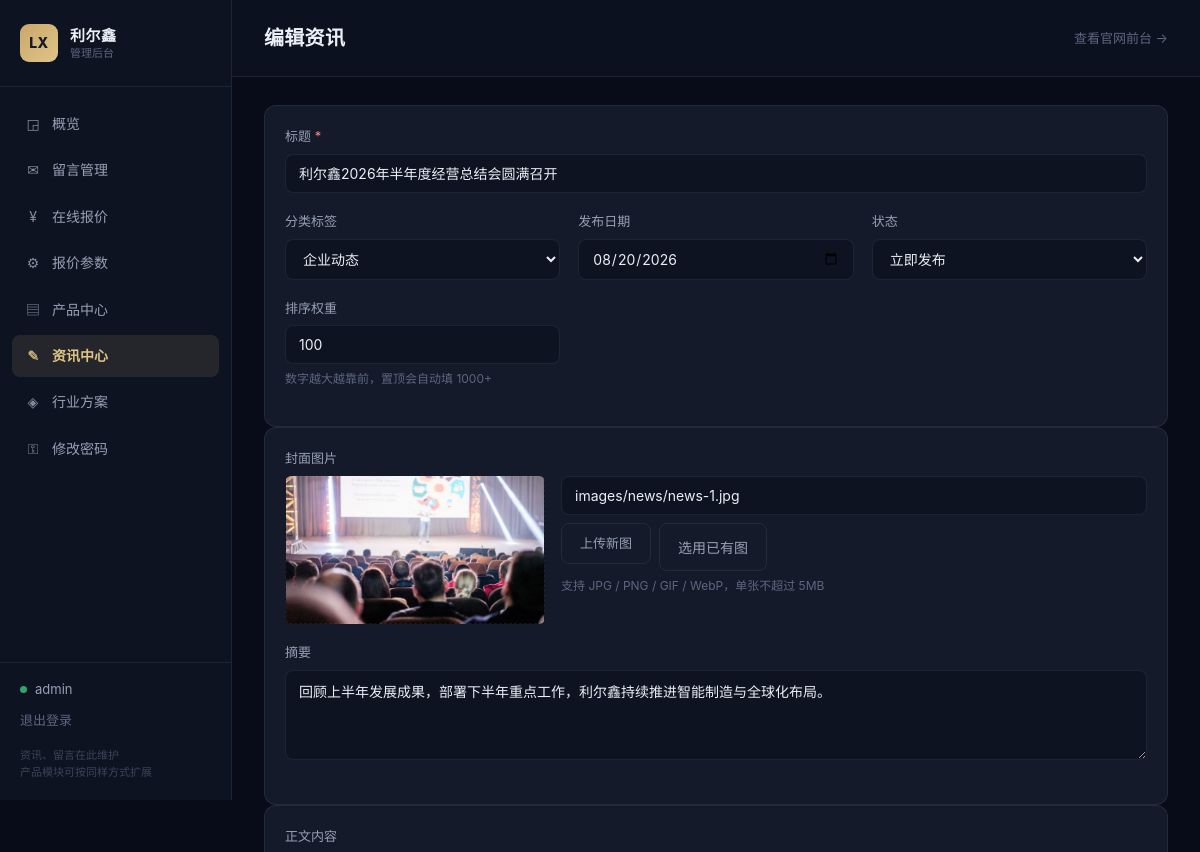
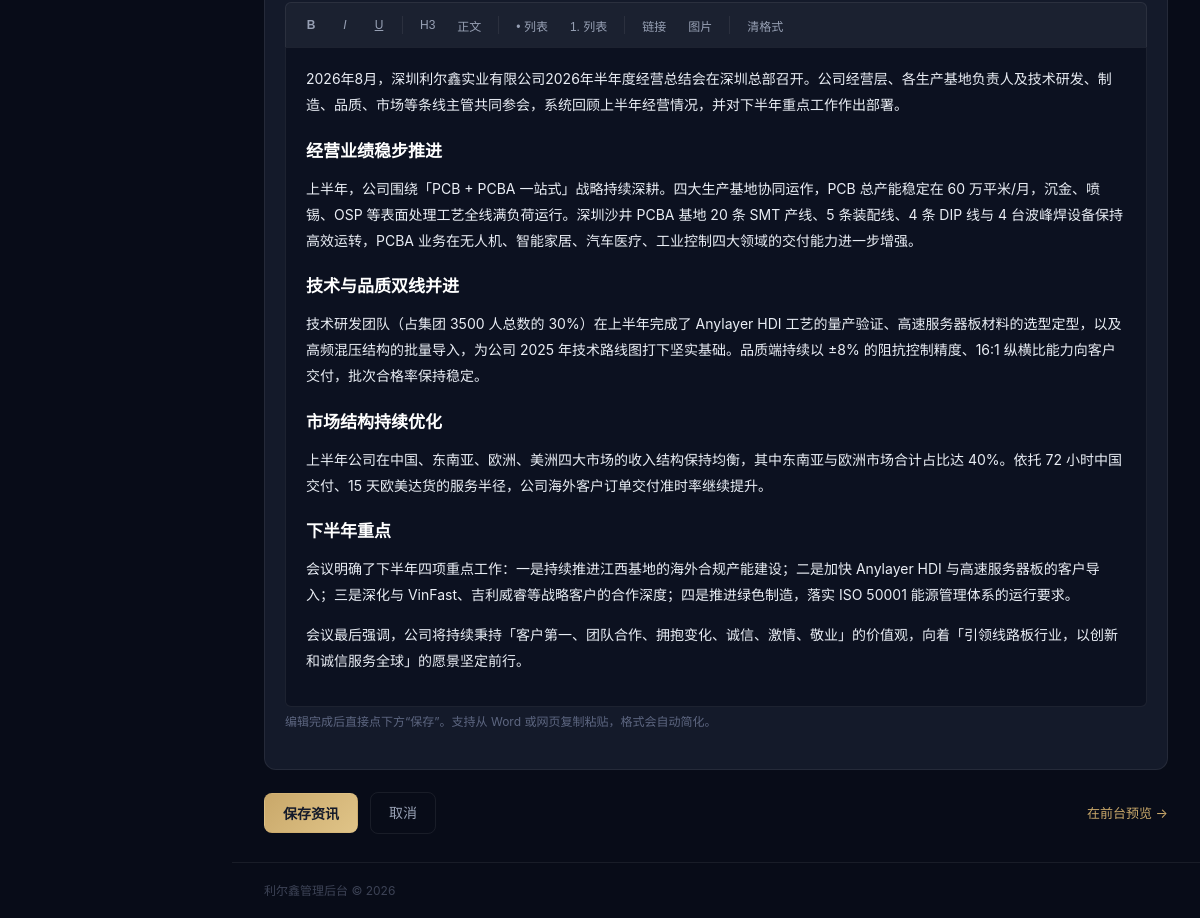
Screenshot of /admin/news.php?edit=1 (signed in) with the database file from the repository (2 pictures, top to bottom).
### tables this page shows
CREATE TABLE IF NOT EXISTS `news` (
  `id` INT UNSIGNED NOT NULL AUTO_INCREMENT,
  `slug` VARCHAR(120) NOT NULL DEFAULT '' COMMENT '自定义标识，用于幂等导入',
  `title` VARCHAR(200) NOT NULL COMMENT '标题',
  `tag` VARCHAR(30) NOT NULL DEFAULT '' COMMENT '分类：企业动态/技术前沿/资质荣誉 等',
  `cover` VARCHAR(255) NOT NULL DEFAULT '' COMMENT '封面图路径，如 images/news/news-1.jpg',
  `excerpt` VARCHAR(500) NOT NULL DEFAULT '' COMMENT '摘要',
  `content` MEDIUMTEXT NULL COMMENT '正文（富文本 HTML，保存时过白名单）',
  `published_date` DATE NOT NULL COMMENT '发布日期',
  `status` TINYINT(1) NOT NULL DEFAULT 1 COMMENT '状态 1已发布 0草稿',
  `sort_weight` INT NOT NULL DEFAULT 0 COMMENT '排序权重，越大越靠前',
  `views` INT UNSIGNED NOT NULL DEFAULT 0 COMMENT '浏览量',
  `created_at` DATETIME NOT NULL DEFAULT CURRENT_TIMESTAMP,
  `updated_at` DATETIME NOT NULL DEFAULT CURRENT_TIMESTAMP ON UPDATE CURRENT_TIMESTAMP,
  PRIMARY KEY (`id`),
  UNIQUE KEY `uk_slug` (`slug`),
  KEY `idx_status_date` (`status`, `published_date`),
  KEY `idx_sort` (`sort_weight`)
);

### inc/bootstrap.php (called while the page is built, shortened)
<?php
function site_base(): string
{
    $script = str_replace('\\', '/', (string) ($_SERVER['SCRIPT_NAME'] ?? '/'));
    $dir = str_replace('\\', '/', dirname($script));
    $base = dirname($dir);
    if ($base === '/' || $base === '.' || $base === '') {
        $base = '';
    }
    return $base;
}
function site_url(string $path): string
{
    return site_base() . '/' . ltrim($path, '/');
}
function front_url(string $hash = '#/'): string
{
    return site_url('index.html' . $hash);
}
function e(string $value): string
{
    return htmlspecialchars($value, ENT_QUOTES | ENT_SUBSTITUTE, 'UTF-8');
}

### admin/news.php (the view, shortened to what this page needs)
<?php
require __DIR__ . '/../inc/bootstrap.php';
require __DIR__ . '/../inc/admin_layout.php';
$pdo = db();
$editId = (int) ($_GET['edit'] ?? 0);
$isNew = isset($_GET['new']);
if ($editId > 0 || $isNew) {
    $item = [
        'id' => 0,
        'title' => '',
        'tag' => '企业动态',
        'cover' => '',
        'excerpt' => '',
        'content' => '',
        'published_date' => date('Y-m-d'),
        'status' => 1,
        'sort_weight' => 0,
    ];
    if ($editId > 0) {
        $st = $pdo->prepare('SELECT * FROM news WHERE id = ?');
        $st->execute([$editId]);
        $found = $st->fetch();
        $item = $found;
    }
    $tagOptions = ['企业动态', '技术前沿', '合作动态', '资质荣誉', '展会动态', '行业洞察'];
    admin_header($editId > 0 ? '编辑资讯' : '发布资讯', 'news.php');
    ?>
    <form method="post" id="newsForm" class="news-form">
        <div class="card">
            <div class="field">
                <label for="titleInput">标题 <span class="req">*</span></label>
                <input class="input" id="titleInput" name="title" type="text" maxlength="200"
                       required placeholder="请输入资讯标题"
                       value="<?= e($item['title']) ?>">
            </div>
            <div class="form-grid">
                <div class="field">
                    <label for="tagSelect">分类标签</label>
                    <select class="input" id="tagSelect" name="tag_select">
                        <?php foreach ($tagOptions as $opt): ?>
                            <option value="<?= e($opt) ?>" <?= $item['tag'] === $opt ? 'selected' : '' ?>><?= e($opt) ?></option>
                        <?php endforeach; ?>
                    </select>
                </div>
                <div class="field">
                    <label for="dateInput">发布日期</label>
                    <input class="input" id="dateInput" name="published_date" type="date"
                           value="<?= e($item['published_date']) ?>">
                </div>
                <div class="field">
                    <label for="statusSelect">状态</label>
                    <select class="input" id="statusSelect" name="status">
                        <option value="1" <?= $item['status'] ? 'selected' : '' ?>>立即发布</option>
                    </select>
                </div>
                <div class="field">
                    <label for="weightInput">排序权重</label>
                    <input class="input" id="weightInput" name="sort_weight" type="number"
                           value="<?= (int) $item['sort_weight'] ?>">
                    <div class="hint">数字越大越靠前，置顶会自动填 1000+</div>
                </div>
            </div>
        </div>
        <div class="card">
            <div class="field">
                <label>封面图片</label>
                <div class="cover-row">
                    <div class="cover-preview" id="coverPreview"
                         style="background-image:url('<?= $item['cover'] ? e($item['cover']) : '' ?>')">
                    </div>
                    <div class="cover-ops">
                        <input class="input" id="coverInput" name="cover" type="text"
                               placeholder="封面路径，如 images/news/news-1.jpg"
                               value="<?= e($item['cover']) ?>">
                        <div class="cover-btns">
                            <label class="btn btn-ghost" style="cursor:pointer">
                                上传新图
                            </label>
                            <button type="button" class="btn btn-ghost" id="pickCoverBtn">选用已有图</button>
                        </div>
                        <div class="hint">支持 JPG / PNG / GIF / WebP，单张不超过 5MB</div>
                    </div>
                </div>
            </div>
            <div class="field">
                <label for="excerptInput">摘要</label>
                <textarea class="input" id="excerptInput" name="excerpt" rows="2"
                          maxlength="500" placeholder="列表页显示的简短摘要，留空会自动从正文提取"><?= e($item['excerpt']) ?></textarea>
            </div>
        </div>
        <div class="card">
            <div class="field">
                <label>正文内容</label>
                <div class="editor-toolbar" id="editorToolbar">
                    <button type="button" data-cmd="bold" title="加粗"><b>B</b></button>
                    <button type="button" data-cmd="italic" title="斜体"><i>I</i></button>
                    <button type="button" data-cmd="underline" title="下划线"><u>U</u></button>
                    <button type="button" data-cmd="formatBlock" data-arg="h3" title="小标题">H3</button>
                    <button type="button" data-cmd="formatBlock" data-arg="p" title="正文段落">正文</button>
                    <button type="button" data-cmd="insertUnorderedList" title="无序列表">• 列表</button>
                    <button type="button" data-cmd="insertOrderedList" title="有序列表">1. 列表</button>
                    <button type="button" data-cmd="createLink" title="插入链接">链接</button>
                    <button type="button" id="insertImageBtn" title="插入图片">图片</button>
                    <button type="button" data-cmd="removeFormat" title="清除格式">清格式</button>
                </div>
                <div class="editor" id="contentEditor" contenteditable="true"><?= $item['content'] ?></div>
                <div class="hint">编辑完成后直接点下方“保存”。支持从 Word 或网页复制粘贴，格式会自动简化。</div>
            </div>
        </div>
        <div class="form-actions">
            <button class="btn btn-primary" type="submit">保存资讯</button>
            <a class="btn btn-ghost" href="news.php">取消</a>
            <?php if ($editId > 0): ?>
                <a class="link-btn" style="margin-left:auto"
                   href="<?= e(front_url('#/news/' . (int) $item['id'])) ?>" target="_blank" rel="noopener">在前台预览 →</a>
            <?php endif; ?>
        </div>
    </form>
    <?php
    admin_footer();
    exit;
}
?>

### inc/admin_layout.php (shortened to what this page needs)
<?php
function admin_nav(): array
{
    return [
        'index.php' => ['label' => '概览', 'icon' => '◲'],
        'messages.php' => ['label' => '留言管理', 'icon' => '✉'],
        'quotes.php' => ['label' => '在线报价', 'icon' => '¥'],
        'quote_settings.php' => ['label' => '报价参数', 'icon' => '⚙'],
        'products.php' => ['label' => '产品中心', 'icon' => '▤'],
        'news.php' => ['label' => '资讯中心', 'icon' => '✎'],
        'solutions.php' => ['label' => '行业方案', 'icon' => '◈'],
        'change_password.php' => ['label' => '修改密码', 'icon' => '⚿'],
    ];
}
function admin_header(string $title, string $active = ''): void
{
    $nav = admin_nav();
    $adminName = $_SESSION['admin_user'] ?? 'admin';
    ?>
<!DOCTYPE html>
<html lang="zh-CN">
<head>
<link rel="stylesheet" href="assets/admin.css">
</head>
<body>
<div class="admin-wrap">
    <aside class="admin-side">
        <div class="admin-brand">
            <div class="admin-brand-mark">LX</div>
            <div class="admin-brand-text">
                <strong>利尔鑫</strong>
                <span>管理后台</span>
            </div>
        </div>
        <nav class="admin-nav">
            <?php foreach ($nav as $file => $item): ?>
                <a class="admin-nav-item<?= $active === $file ? ' is-active' : '' ?>" href="<?= e($file) ?>">
                    <span class="admin-nav-icon"><?= $item['icon'] ?></span>
                    <span><?= e($item['label']) ?></span>
                </a>
            <?php endforeach; ?>
        </nav>
        <div class="admin-side-foot">
            <div class="admin-user">
                <span class="admin-user-dot"></span>
                <?= e($adminName) ?>
            </div>
            <a class="admin-logout" href="logout.php">退出登录</a>
            <div class="admin-side-note">资讯、留言在此维护<br>产品模块可按同样方式扩展</div>
        </div>
    </aside>
    <main class="admin-main">
        <header class="admin-top">
            <h1><?= e($title) ?></h1>
            <a class="admin-top-link" href="<?= e(front_url('#/')) ?>" target="_blank" rel="noopener">查看官网前台 →</a>
        </header>
        <div class="admin-body">
<?php
}
function admin_footer(): void
{
    ?>
        </div>
        <footer class="admin-foot">利尔鑫管理后台 &copy; <?= date('Y') ?></footer>
    </main>
</div>
</body>
</html>
<?php
}

### rows the page displays
news: title "利尔鑫2026年半年度经营总结会圆满召开", published_date "08/20/2026", status "立即发布", sort_weight "100", cover (picture), cover "images/news/news-1.jpg", excerpt "回顾上半年发展成果，部署下半年重点工作，利尔鑫持续推进智能制造与全球化布局。", content "2026年8月，深圳利尔鑫实业有限公司2026年半年度经营总结会在深圳总部召开。公司经营层、各生产基地负责人及技术研发、制造、品质、市场等条线主管共同参会，系统回顾上半年经营情况，并对下半年重点工作作出部署。 经营业绩稳步推进 上半年，公司围绕「PCB + PCBA 一站式」战略持续深耕。四大生产基地协同运作，PCB 总产能稳定在 60 万平米/月，沉金、喷锡、OSP 等表面处理工艺全线满负荷运行。深圳沙井 PCBA 基地 20 条 SMT 产线、5 条装配线、4 条 DIP 线与 4 台波峰焊设备保持高效运转，PCBA 业务在无人机、智能家居、汽车医疗、工业控制四大领域的交付能力进一步增强。 技术与品质双线并进 技术研发团队（占集团 3500 人总数的 30%）在上半年完成了 Anylayer HDI 工艺的量产验证、高速服务器板材料的选型定型，以及高频混压结构的批量导入，为公司 2025 年技术路线图打下坚实基础。品质端持续以 ±8% 的阻抗控制精度、16:1 纵横比能力向客户交付，批次合格率保持稳定。 市场结构持续优化 上半年公司在中国、东南亚、欧洲、美洲四大市场的收入结构保持均衡，其中东南亚与欧洲市场合计占比达 40%。依托 72 小时中国交付、15 天欧美达货的服务半径，公司海外客户订单交付准时率继续提升。 下半年重点 会议明确了下半年四项重点工作：一是持续推进江西基地的海外合规产能建设；二是加快 Anylayer HDI 与高速服务器板的客户导入；三是深化与 VinFast、吉利威睿等战略客户的合作深度；四是推进绿色制造，落实 ISO 50001…"

### other values shown
$item['icon'] "◲"
$item['label'] "概览"
$item['icon'] "✉"
$item['label'] "留言管理"
$item['icon'] "¥"
$item['label'] "在线报价"
$item['icon'] "⚙"
$item['label'] "报价参数"
$item['icon'] "▤"
$item['label'] "产品中心"
$item['icon'] "✎"
$item['label'] "资讯中心"
$item['icon'] "◈"
$item['label'] "行业方案"
$item['icon'] "⚿"
